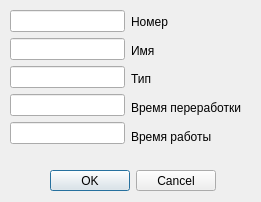
<?xml version="1.0" encoding="UTF-8"?>
<ui version="4.0">
 <class>btree_add</class>
 <widget class="QDialog" name="btree_add">
  <property name="geometry">
   <rect>
    <x>0</x>
    <y>0</y>
    <width>261</width>
    <height>202</height>
   </rect>
  </property>
  <property name="windowTitle">
   <string>Dialog</string>
  </property>
  <widget class="QWidget" name="horizontalLayoutWidget">
   <property name="geometry">
    <rect>
     <x>10</x>
     <y>10</y>
     <width>231</width>
     <height>138</height>
    </rect>
   </property>
   <layout class="QHBoxLayout" name="horizontalLayout">
    <item>
     <layout class="QVBoxLayout" name="verticalLayout">
      <item>
       <widget class="QLineEdit" name="editNumber"/>
      </item>
      <item>
       <widget class="QLineEdit" name="editName"/>
      </item>
      <item>
       <widget class="QLineEdit" name="editType"/>
      </item>
      <item>
       <widget class="QLineEdit" name="editOverwork"/>
      </item>
      <item>
       <widget class="QLineEdit" name="editWork"/>
      </item>
     </layout>
    </item>
    <item>
     <layout class="QVBoxLayout" name="verticalLayout_2">
      <item>
       <widget class="QLabel" name="Name">
        <property name="text">
         <string>Номер</string>
        </property>
       </widget>
      </item>
      <item>
       <widget class="QLabel" name="Surname">
        <property name="text">
         <string>Имя</string>
        </property>
       </widget>
      </item>
      <item>
       <widget class="QLabel" name="Patronymic">
        <property name="text">
         <string>Тип</string>
        </property>
       </widget>
      </item>
      <item>
       <widget class="QLabel" name="IdentNumb">
        <property name="text">
         <string>Время переработки</string>
        </property>
       </widget>
      </item>
      <item>
       <widget class="QLabel" name="RegistrDate">
        <property name="text">
         <string>Время работы</string>
        </property>
       </widget>
      </item>
     </layout>
    </item>
   </layout>
  </widget>
  <widget class="QDialogButtonBox" name="buttonBox">
   <property name="geometry">
    <rect>
     <x>50</x>
     <y>170</y>
     <width>166</width>
     <height>21</height>
    </rect>
   </property>
   <property name="standardButtons">
    <set>QDialogButtonBox::Cancel|QDialogButtonBox::Ok</set>
   </property>
  </widget>
 </widget>
 <resources/>
 <connections/>
</ui>
